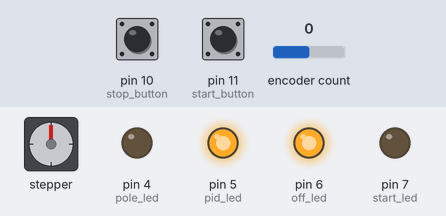
A sketch run on a simulated Arduino Uno, built with avr-gcc and run on an emulated ATmega328P. Shown: stepper motor, output pins drawn as LEDs (lit = HIGH). The inputs (shaded band) are chosen by the test bench; at power-on: pin 11 (start_button) HIGH, encoder count 0, pin 10 (stop_button) HIGH. Stepper angles assume 200 steps per turn.

Above: at 1.2 s.
1.3 s: pin 11 (start_button) pulled LOW for 0.15 s
At 2.4 s:
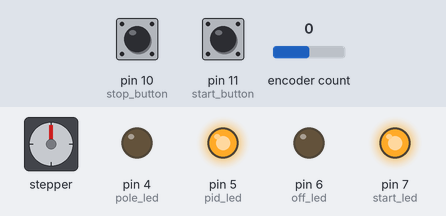
2.9 s: encoder count set to 1
At 3.05 s:
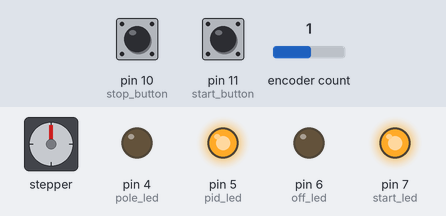
5.9 s: pin 10 (stop_button) pulled LOW for 0.15 s
At 7.1 s:
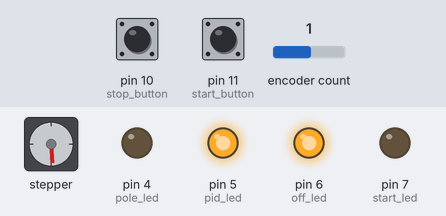
7.5 s: pin 11 (start_button) pulled LOW for 1 s
At 7.65 s:
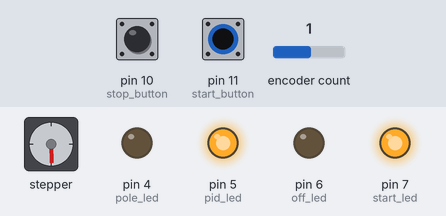
11.5 s: encoder count set to 2
14.5 s: pin 10 (stop_button) pulled LOW for 1 s
At 14.9 s:
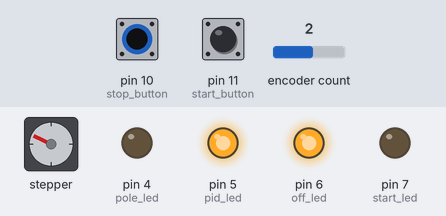
Timing chart, 0 to 17.5 s (numbered marks = the images above; inputs shaded):
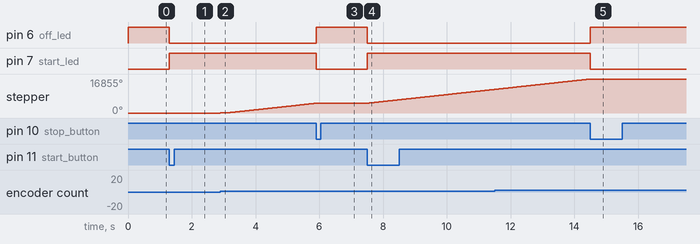

Measured:
- after the input at 1.3 s, pin 6 (off_led): HIGH → LOW at once; pin 7 (start_led): LOW → HIGH at once
- after the input at 2.9 s, stepper: keeps turning clockwise at about 1618°/s, starting at once
- after the input at 5.9 s, pin 6 (off_led): LOW → HIGH at once; pin 7 (start_led): HIGH → LOW at once
- after the input at 7.5 s, pin 6 (off_led): HIGH → LOW at once; pin 7 (start_led): LOW → HIGH at once; stepper: keeps turning clockwise at about 1712°/s, starting at once
- after the input at 14.5 s, pin 6 (off_led): LOW → HIGH at once; pin 7 (start_led): HIGH → LOW at once

The sketch:

FINAL_PID_DEMO_CODE.ino
```cpp
#define ENCODER_OPTIMIZE_INTERRUPTS
#include <AccelStepper.h>
#include <PID_v1.h>
#include <Encoder.h>

bool is_on = false;
bool set_point_initilized =false;

// Pin Definitions
const int dir_pin = 8;         // Direction pin for the stepper motor
const int pulse_pin = 9;       // Pulse pin for the stepper motor
const int encoder_pin_a = 2;   // Encoder pin A
const int encoder_pin_b = 3;   // Encoder pin B
const int stop_button = 10;    // STOP button
const int start_button = 11;   // START button
const int start_led = 7;
const int off_led = 6;
const int pole_led = 4;
const int pid_led = 5;
const int limitSwitch1 = 12;  // First limit switch
const int limitSwitch2 = 13;  // Second limit switch

// Stepper Motor and Driver Settings
const bool inverted = true;
const int step_mode = 3;
const int step_modes[6][5] = {
  {5, 1, 0, 0, 0},
  {10, 2, 1, 0, 0},
  {20, 4, 0, 1, 0},
  {40, 8, 1, 1, 0},
  {80, 16, 0, 0, 1},
  {160, 32, 1, 1, 1}
};

double steps_per_mm;
int output_dir;
AccelStepper stepper(AccelStepper::DRIVER, pulse_pin, dir_pin);

// PID Control Variables
double set_point, input, output, scale_factor;
double kp, ki, kd;
PID pid(&input, &output, &set_point, kp, ki, kd, DIRECT);

// Encoder Setup
Encoder encoder(encoder_pin_a, encoder_pin_b);

void setup() {

  output_dir = -1;
  kp = 50.00;
  ki = 700.00;
  kd =0.1;
  scale_factor = -1 / 37.5;


  digitalWrite(off_led, HIGH);
  digitalWrite(pid_led, HIGH);
  pid.SetTunings(kp, ki, kd);
  pid.SetMode(AUTOMATIC);
  pid.SetOutputLimits(-1200, 1200);

  steps_per_mm = step_modes[step_mode][0];
  stepper.setMaxSpeed(15000);       // Set a reasonable max speed
  stepper.setMinPulseWidth(5);

  pinMode(start_button, INPUT_PULLUP);
  pinMode(stop_button, INPUT_PULLUP);
  pinMode(start_led, OUTPUT);
  pinMode(off_led, OUTPUT);
  pinMode(pole_led, OUTPUT);
  pinMode(pid_led, OUTPUT);


  set_point = 0;
  encoder.write(0);


}

void loop() {
  // Read encoder count and calculate angle
  int count = encoder.read();
  double angle = count * (360.0 / 2400.0); // Convert encoder count to angle


   while(digitalRead(start_button) == LOW & digitalRead(stop_button) == LOW ) {
  //setting up the set point
    is_on = false;
    digitalWrite(start_led, LOW);
    digitalWrite(pid_led, HIGH);
    digitalWrite(pole_led, HIGH);
    digitalWrite(start_led, HIGH);
    digitalWrite(off_led, HIGH);
    delay(500);
    digitalWrite(pid_led, LOW);
    digitalWrite(pole_led, LOW);
    digitalWrite(start_led, LOW);
    digitalWrite(off_led, LOW);
    delay(500);
    encoder.write(0);
  }

  if (digitalRead(start_button) == LOW & digitalRead(stop_button) == HIGH)  {
    is_on = true;
    digitalWrite(pid_led, HIGH);
    digitalWrite(off_led, LOW);
    digitalWrite(start_led, HIGH);
  }
  else if (digitalRead(stop_button) == LOW  & digitalRead(start_button) == HIGH) {
    is_on = false;
    digitalWrite(off_led, HIGH);
    digitalWrite(start_led, LOW);
  }

  if (is_on) {
    // Check if the angle exceeds -30 or 30 degrees
    if (angle < -20 || angle > 20 ) {
      stepper.setSpeed(0);  // Stop the motor
      stepper.runSpeed();   // Apply the stop command
      return;               // Exit the loop early
    }

    // Continue with PID control if angle is within -30 to 30 range
    input = 5*angle;
    pid.Compute();

    // Set motor speed and direction based on PID output
    stepper.setSpeed(output_dir * output);
    stepper.runSpeed();
  }
}
```
